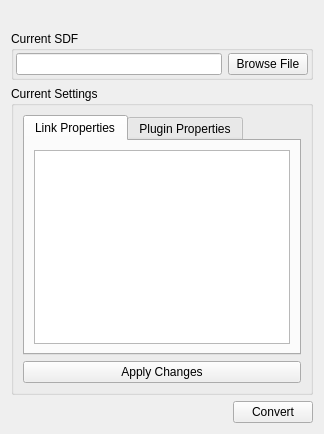
            <widget class="QWidget" name="page_5">
             <layout class="QGridLayout" name="gridLayout_36">
              <item row="2" column="0">
               <widget class="QGroupBox" name="groupBox_20">
                <property name="title">
                 <string>Current Settings</string>
                </property>
                <layout class="QGridLayout" name="gridLayout_28">
                 <item row="1" column="0">
                  <widget class="QTabWidget" name="tabWidget">
                   <property name="currentIndex">
                    <number>0</number>
                   </property>
                   <widget class="QWidget" name="settingsLinkPropertiesTab">
                    <attribute name="title">
                     <string>Link Properties</string>
                    </attribute>
                    <layout class="QGridLayout" name="gridLayout_30">
                     <item row="0" column="0">
                      <widget class="QTableWidget" name="settingsLinkPropertiesTableWidget"/>
                     </item>
                    </layout>
                   </widget>
                   <widget class="QWidget" name="settingsPluginPropertiesTab">
                    <attribute name="title">
                     <string>Plugin Properties</string>
                    </attribute>
                    <layout class="QGridLayout" name="gridLayout_33">
                     <item row="0" column="0">
                      <widget class="QTableWidget" name="settingsPluginPropertiesTableWidget"/>
                     </item>
                    </layout>
                   </widget>
                  </widget>
                 </item>
                 <item row="2" column="0">
                  <widget class="QPushButton" name="settingsApplyChangesButton">
                   <property name="text">
                    <string>Apply Changes</string>
                   </property>
                  </widget>
                 </item>
                </layout>
               </widget>
              </item>
              <item row="0" column="0">
               <widget class="QLabel" name="label_42">
                <property name="maximumSize">
                 <size>
                  <width>16777215</width>
                  <height>25</height>
                 </size>
                </property>
                <property name="text">
                 <string/>
                </property>
                <property name="pixmap">
                 <pixmap>:/d/output-onlinepngtools (1).png</pixmap>
                </property>
                <property name="scaledContents">
                 <bool>false</bool>
                </property>
               </widget>
              </item>
              <item row="3" column="0">
               <layout class="QGridLayout" name="gridLayout_41">
                <property name="bottomMargin">
                 <number>0</number>
                </property>
                <item row="0" column="0">
                 <spacer name="horizontalSpacer_7">
                  <property name="orientation">
                   <enum>Qt::Horizontal</enum>
                  </property>
                  <property name="sizeHint" stdset="0">
                   <size>
                    <width>40</width>
                    <height>20</height>
                   </size>
                  </property>
                 </spacer>
                </item>
                <item row="0" column="2">
                 <widget class="QPushButton" name="convertButton">
                  <property name="text">
                   <string>Convert</string>
                  </property>
                 </widget>
                </item>
               </layout>
              </item>
              <item row="1" column="0">
               <widget class="QGroupBox" name="groupBox_35">
                <property name="title">
                 <string>Current SDF</string>
                </property>
                <layout class="QGridLayout" name="gridLayout_62">
                 <property name="leftMargin">
                  <number>2</number>
                 </property>
                 <property name="topMargin">
                  <number>2</number>
                 </property>
                 <property name="rightMargin">
                  <number>2</number>
                 </property>
                 <property name="bottomMargin">
                  <number>2</number>
                 </property>
                 <item row="0" column="0">
                  <widget class="QLineEdit" name="currentSdfPath5"/>
                 </item>
                 <item row="0" column="1">
                  <widget class="QPushButton" name="browseCurrentSdf5">
                   <property name="text">
                    <string>Browse File</string>
                   </property>
                  </widget>
                 </item>
                </layout>
               </widget>
              </item>
             </layout>
            </widget>
